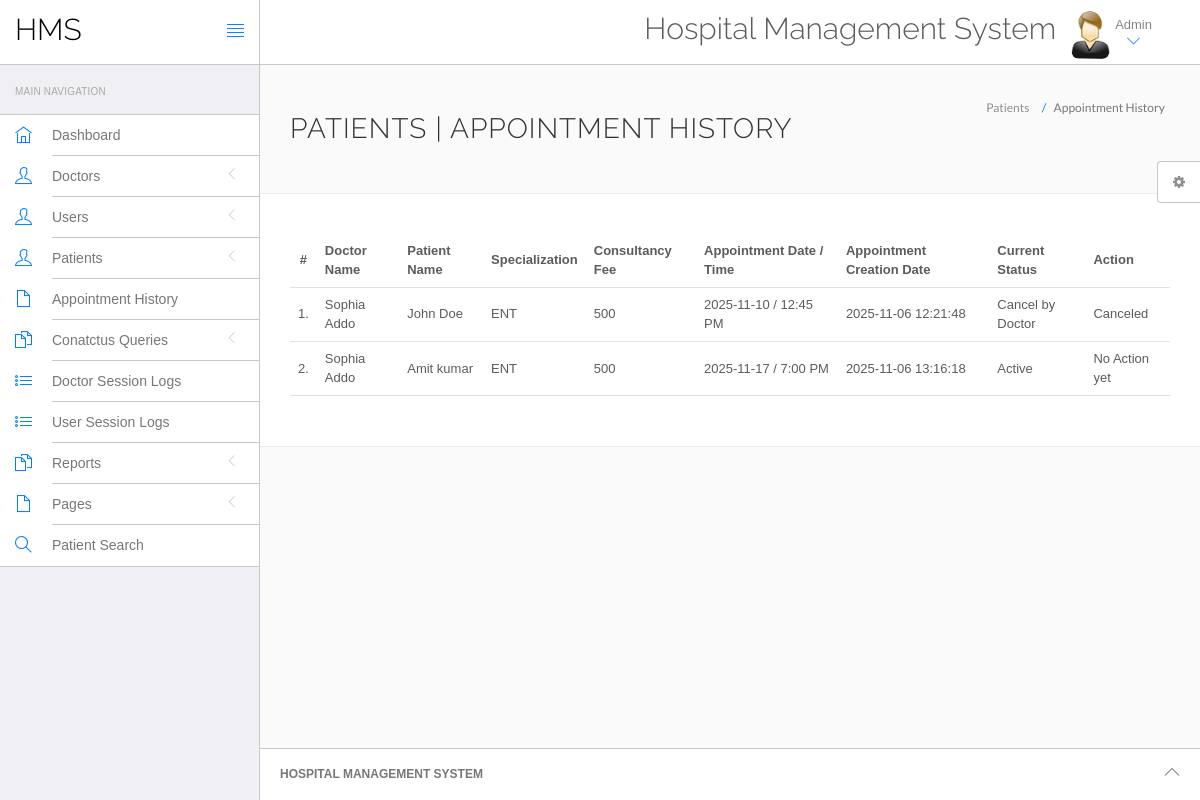
Page /hms/admin/appointment-history.php (signed in) on the committed database.
### tables this page shows
CREATE TABLE `appointment` (
  `id` int(11) NOT NULL,
  `doctorSpecialization` varchar(255) DEFAULT NULL,
  `doctorId` int(11) DEFAULT NULL,
  `userId` int(11) DEFAULT NULL,
  `consultancyFees` int(11) DEFAULT NULL,
  `appointmentDate` varchar(255) DEFAULT NULL,
  `appointmentTime` varchar(255) DEFAULT NULL,
  `postingDate` timestamp NULL DEFAULT current_timestamp(),
  `userStatus` int(11) DEFAULT NULL,
  `doctorStatus` int(11) DEFAULT NULL,
  `updationDate` timestamp NULL DEFAULT NULL ON UPDATE current_timestamp()
);

CREATE TABLE `doctors` (
  `id` int(11) NOT NULL,
  `specilization` varchar(255) DEFAULT NULL,
  `doctorName` varchar(255) DEFAULT NULL,
  `address` longtext DEFAULT NULL,
  `docFees` varchar(255) DEFAULT NULL,
  `contactno` bigint(11) DEFAULT NULL,
  `docEmail` varchar(255) DEFAULT NULL,
  `password` varchar(255) DEFAULT NULL,
  `creationDate` timestamp NULL DEFAULT current_timestamp(),
  `updationDate` timestamp NULL DEFAULT NULL ON UPDATE current_timestamp()
);

CREATE TABLE `users` (
  `id` int(11) NOT NULL,
  `fullName` varchar(255) DEFAULT NULL,
  `address` longtext DEFAULT NULL,
  `city` varchar(255) DEFAULT NULL,
  `gender` varchar(255) DEFAULT NULL,
  `email` varchar(255) DEFAULT NULL,
  `password` varchar(255) DEFAULT NULL,
  `regDate` timestamp NULL DEFAULT current_timestamp(),
  `updationDate` timestamp NULL DEFAULT NULL ON UPDATE current_timestamp()
);

### hms/admin/appointment-history.php (the view, shortened to what this page needs)
<?php
include('include/config.php');
if(strlen($_SESSION['id']==0)) {
 header('location:logout.php');
  } else{
?>
<!DOCTYPE html>
<html lang="en">
	<head>
		<link rel="stylesheet" href="vendor/bootstrap/css/bootstrap.min.css">
		<link rel="stylesheet" href="vendor/fontawesome/css/font-awesome.min.css">
		<link rel="stylesheet" href="vendor/themify-icons/themify-icons.min.css">
		<link href="vendor/animate.css/animate.min.css" rel="stylesheet" media="screen">
		<link href="vendor/perfect-scrollbar/perfect-scrollbar.min.css" rel="stylesheet" media="screen">
		<link href="vendor/switchery/switchery.min.css" rel="stylesheet" media="screen">
		<link href="vendor/bootstrap-touchspin/jquery.bootstrap-touchspin.min.css" rel="stylesheet" media="screen">
		<link href="vendor/select2/select2.min.css" rel="stylesheet" media="screen">
		<link href="vendor/bootstrap-datepicker/bootstrap-datepicker3.standalone.min.css" rel="stylesheet" media="screen">
		<link href="vendor/bootstrap-timepicker/bootstrap-timepicker.min.css" rel="stylesheet" media="screen">
		<link rel="stylesheet" href="assets/css/styles.css">
		<link rel="stylesheet" href="assets/css/plugins.css">
		<link rel="stylesheet" href="assets/css/themes/theme-1.css" id="skin_color" />
	</head>
	<body>
		<div id="app">
<?php include('include/sidebar.php');?>
			<div class="app-content">
					<?php include('include/header.php');?>
				<div class="main-content" >
					<div class="wrap-content container" id="container">
						<section id="page-title">
							<div class="row">
								<div class="col-sm-8">
									<h1 class="mainTitle">Patients  | Appointment History</h1>
																	</div>
								<ol class="breadcrumb">
									<li>
										<span>Patients </span>
									</li>
									<li class="active">
										<span>Appointment History</span>
									</li>
								</ol>
							</div>
						</section>
						<div class="container-fluid container-fullw bg-white">
									<div class="row">
								<div class="col-md-12">
									<table class="table table-hover" id="sample-table-1">
										<thead>
											<tr>
												<th class="center">#</th>
												<th class="hidden-xs">Doctor Name</th>
												<th>Patient Name</th>
												<th>Specialization</th>
												<th>Consultancy Fee</th>
												<th>Appointment Date / Time </th>
												<th>Appointment Creation Date  </th>
												<th>Current Status</th>
												<th>Action</th>
											</tr>
										</thead>
										<tbody>
<?php
$sql=mysqli_query($con,"select doctors.doctorName as docname,users.fullName as pname,appointment.*  from appointment join doctors on doctors.id=appointment.doctorId join users on users.id=appointment.userId ");
$cnt=1;
while($row=mysqli_fetch_array($sql))
{
?>
											<tr>
												<td class="center"><?php echo $cnt;?>.</td>
												<td class="hidden-xs"><?php echo $row['docname'];?></td>
												<td class="hidden-xs"><?php echo $row['pname'];?></td>
												<td><?php echo $row['doctorSpecialization'];?></td>
												<td><?php echo $row['consultancyFees'];?></td>
												<td><?php echo $row['appointmentDate'];?> / <?php echo
												 $row['appointmentTime'];?>
												</td>
												<td><?php echo $row['postingDate'];?></td>
												<td>
<?php if(($row['userStatus']==1) && ($row['doctorStatus']==1))
{
	echo "Active";
}
if(($row['userStatus']==1) && ($row['doctorStatus']==0))
{
	echo "Cancel by Doctor";
}
												?></td>
												<td >
												<div class="visible-md visible-lg hidden-sm hidden-xs">
							<?php if(($row['userStatus']==1) && ($row['doctorStatus']==1))
{
echo "No Action yet";
	 } else {
		echo "Canceled";
		} ?>
												</div>
												</td>
											</tr>
											<?php
$cnt=$cnt+1;
											 }?>
										</tbody>
									</table>
								</div>
							</div>
								</div>
					</div>
				</div>
			</div>
	<?php include('include/footer.php');?>
	<?php include('include/setting.php');?>
		</div>
	</body>
</html>
<?php } ?>

### hms/admin/assets/css/themes/theme-1.css (style rules this page uses)
body { background: #FAFAFA; }

### rows in the picture
appointment: doctorId.doctorName "Sophia Addo", userId.fullName "John Doe", doctorSpecialization "ENT", consultancyFees "500", appointmentDate "2025-11-10", appointmentTime "12:45 PM", postingDate "2025-11-06 12:21:48", userStatus "Cancel by Doctor"
appointment: doctorId.doctorName "Sophia Addo", userId.fullName "Amit kumar", doctorSpecialization "ENT", consultancyFees "500", appointmentDate "2025-11-17", appointmentTime "7:00 PM", postingDate "2025-11-06 13:16:18", userStatus "Active"
